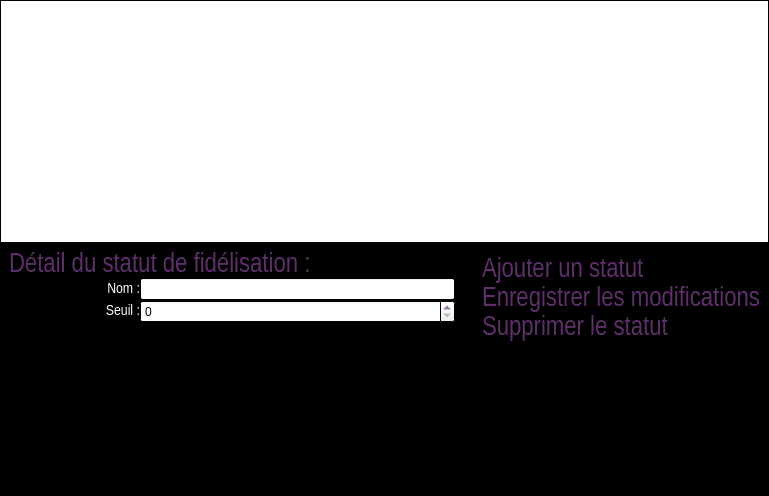
<?xml version="1.0" encoding="UTF-8"?>
<ui version="4.0">
 <class>FidStatutManagement</class>
 <widget class="QWidget" name="FidStatutManagement">
  <property name="geometry">
   <rect>
    <x>0</x>
    <y>0</y>
    <width>769</width>
    <height>496</height>
   </rect>
  </property>
  <property name="palette">
   <palette>
    <active>
     <colorrole role="WindowText">
      <brush brushstyle="SolidPattern">
       <color alpha="255">
        <red>94</red>
        <green>47</green>
        <blue>106</blue>
       </color>
      </brush>
     </colorrole>
     <colorrole role="Base">
      <brush brushstyle="SolidPattern">
       <color alpha="255">
        <red>255</red>
        <green>255</green>
        <blue>255</blue>
       </color>
      </brush>
     </colorrole>
     <colorrole role="Window">
      <brush brushstyle="SolidPattern">
       <color alpha="255">
        <red>0</red>
        <green>0</green>
        <blue>0</blue>
       </color>
      </brush>
     </colorrole>
    </active>
    <inactive>
     <colorrole role="WindowText">
      <brush brushstyle="SolidPattern">
       <color alpha="255">
        <red>94</red>
        <green>47</green>
        <blue>106</blue>
       </color>
      </brush>
     </colorrole>
     <colorrole role="Base">
      <brush brushstyle="SolidPattern">
       <color alpha="255">
        <red>255</red>
        <green>255</green>
        <blue>255</blue>
       </color>
      </brush>
     </colorrole>
     <colorrole role="Window">
      <brush brushstyle="SolidPattern">
       <color alpha="255">
        <red>0</red>
        <green>0</green>
        <blue>0</blue>
       </color>
      </brush>
     </colorrole>
    </inactive>
    <disabled>
     <colorrole role="WindowText">
      <brush brushstyle="SolidPattern">
       <color alpha="255">
        <red>120</red>
        <green>120</green>
        <blue>120</blue>
       </color>
      </brush>
     </colorrole>
     <colorrole role="Base">
      <brush brushstyle="SolidPattern">
       <color alpha="255">
        <red>0</red>
        <green>0</green>
        <blue>0</blue>
       </color>
      </brush>
     </colorrole>
     <colorrole role="Window">
      <brush brushstyle="SolidPattern">
       <color alpha="255">
        <red>0</red>
        <green>0</green>
        <blue>0</blue>
       </color>
      </brush>
     </colorrole>
    </disabled>
   </palette>
  </property>
  <property name="windowTitle">
   <string>Gestion des statuts de fidélisation</string>
  </property>
  <property name="windowIcon">
   <iconset resource="pokersphere.qrc">
    <normaloff>:/img/Resources/sphere.ico</normaloff>:/img/Resources/sphere.ico</iconset>
  </property>
  <layout class="QVBoxLayout" name="verticalLayout">
   <property name="spacing">
    <number>0</number>
   </property>
   <property name="leftMargin">
    <number>0</number>
   </property>
   <property name="topMargin">
    <number>0</number>
   </property>
   <property name="rightMargin">
    <number>0</number>
   </property>
   <item>
    <widget class="QTableView" name="tableView">
     <property name="minimumSize">
      <size>
       <width>0</width>
       <height>160</height>
      </size>
     </property>
     <property name="editTriggers">
      <set>QAbstractItemView::NoEditTriggers</set>
     </property>
     <property name="alternatingRowColors">
      <bool>true</bool>
     </property>
     <property name="selectionMode">
      <enum>QAbstractItemView::SingleSelection</enum>
     </property>
     <property name="selectionBehavior">
      <enum>QAbstractItemView::SelectRows</enum>
     </property>
     <property name="sortingEnabled">
      <bool>true</bool>
     </property>
     <attribute name="verticalHeaderVisible">
      <bool>false</bool>
     </attribute>
    </widget>
   </item>
   <item>
    <layout class="QHBoxLayout" name="horizontalLayout">
     <property name="spacing">
      <number>0</number>
     </property>
     <item>
      <layout class="QVBoxLayout" name="verticalLayout_5">
       <property name="topMargin">
        <number>9</number>
       </property>
       <property name="rightMargin">
        <number>9</number>
       </property>
       <item>
        <layout class="QHBoxLayout" name="horizontalLayout_3">
         <property name="leftMargin">
          <number>9</number>
         </property>
         <item>
          <widget class="QLabel" name="detailFidStatutLabel">
           <property name="font">
            <font>
             <family>Arial Narrow</family>
             <pointsize>20</pointsize>
            </font>
           </property>
           <property name="text">
            <string>Détail du statut de fidélisation :</string>
           </property>
          </widget>
         </item>
        </layout>
       </item>
       <item>
        <layout class="QHBoxLayout" name="horizontalLayout_4">
         <item>
          <widget class="QLabel" name="nomLabel">
           <property name="minimumSize">
            <size>
             <width>140</width>
             <height>20</height>
            </size>
           </property>
           <property name="palette">
            <palette>
             <active>
              <colorrole role="WindowText">
               <brush brushstyle="SolidPattern">
                <color alpha="255">
                 <red>255</red>
                 <green>255</green>
                 <blue>255</blue>
                </color>
               </brush>
              </colorrole>
             </active>
             <inactive>
              <colorrole role="WindowText">
               <brush brushstyle="SolidPattern">
                <color alpha="255">
                 <red>255</red>
                 <green>255</green>
                 <blue>255</blue>
                </color>
               </brush>
              </colorrole>
             </inactive>
             <disabled>
              <colorrole role="WindowText">
               <brush brushstyle="SolidPattern">
                <color alpha="255">
                 <red>120</red>
                 <green>120</green>
                 <blue>120</blue>
                </color>
               </brush>
              </colorrole>
             </disabled>
            </palette>
           </property>
           <property name="font">
            <font>
             <family>Arial Narrow</family>
             <pointsize>11</pointsize>
            </font>
           </property>
           <property name="text">
            <string>Nom :</string>
           </property>
           <property name="alignment">
            <set>Qt::AlignRight|Qt::AlignTrailing|Qt::AlignVCenter</set>
           </property>
          </widget>
         </item>
         <item>
          <widget class="QLineEdit" name="nomLineEdit">
           <property name="minimumSize">
            <size>
             <width>200</width>
             <height>22</height>
            </size>
           </property>
           <property name="maxLength">
            <number>100</number>
           </property>
          </widget>
         </item>
        </layout>
       </item>
       <item>
        <layout class="QHBoxLayout" name="horizontalLayout_8">
         <item>
          <widget class="QLabel" name="seuilLabel">
           <property name="minimumSize">
            <size>
             <width>140</width>
             <height>20</height>
            </size>
           </property>
           <property name="maximumSize">
            <size>
             <width>140</width>
             <height>20</height>
            </size>
           </property>
           <property name="palette">
            <palette>
             <active>
              <colorrole role="WindowText">
               <brush brushstyle="SolidPattern">
                <color alpha="255">
                 <red>255</red>
                 <green>255</green>
                 <blue>255</blue>
                </color>
               </brush>
              </colorrole>
             </active>
             <inactive>
              <colorrole role="WindowText">
               <brush brushstyle="SolidPattern">
                <color alpha="255">
                 <red>255</red>
                 <green>255</green>
                 <blue>255</blue>
                </color>
               </brush>
              </colorrole>
             </inactive>
             <disabled>
              <colorrole role="WindowText">
               <brush brushstyle="SolidPattern">
                <color alpha="255">
                 <red>120</red>
                 <green>120</green>
                 <blue>120</blue>
                </color>
               </brush>
              </colorrole>
             </disabled>
            </palette>
           </property>
           <property name="font">
            <font>
             <family>Arial Narrow</family>
             <pointsize>11</pointsize>
            </font>
           </property>
           <property name="text">
            <string>Seuil :</string>
           </property>
           <property name="alignment">
            <set>Qt::AlignRight|Qt::AlignTrailing|Qt::AlignVCenter</set>
           </property>
          </widget>
         </item>
         <item>
          <widget class="QSpinBox" name="seuilSpinBox">
           <property name="minimumSize">
            <size>
             <width>0</width>
             <height>22</height>
            </size>
           </property>
           <property name="maximum">
            <number>999999999</number>
           </property>
          </widget>
         </item>
        </layout>
       </item>
       <item>
        <spacer name="verticalSpacer_3">
         <property name="orientation">
          <enum>Qt::Vertical</enum>
         </property>
         <property name="sizeHint" stdset="0">
          <size>
           <width>20</width>
           <height>40</height>
          </size>
         </property>
        </spacer>
       </item>
      </layout>
     </item>
     <item>
      <layout class="QVBoxLayout" name="verticalLayout_2">
       <property name="leftMargin">
        <number>9</number>
       </property>
       <item>
        <layout class="QHBoxLayout" name="horizontalLayout_15">
         <item>
          <widget class="QLabel" name="logoLabel">
           <property name="maximumSize">
            <size>
             <width>256</width>
             <height>150</height>
            </size>
           </property>
           <property name="text">
            <string/>
           </property>
           <property name="pixmap">
            <pixmap resource="pokersphere.qrc">:/img/Resources/pokerSphere.gif</pixmap>
           </property>
           <property name="scaledContents">
            <bool>true</bool>
           </property>
           <property name="alignment">
            <set>Qt::AlignCenter</set>
           </property>
          </widget>
         </item>
        </layout>
       </item>
       <item>
        <layout class="QVBoxLayout" name="verticalLayout_6">
         <property name="leftMargin">
          <number>9</number>
         </property>
         <property name="rightMargin">
          <number>9</number>
         </property>
         <item>
          <widget class="QLabel" name="ajouterFidStatutLabel">
           <property name="font">
            <font>
             <family>Arial Narrow</family>
             <pointsize>20</pointsize>
            </font>
           </property>
           <property name="text">
            <string>&lt;a href=&quot;a&quot; style=&quot;text-decoration:none;&quot;&gt;&lt;font color=&quot;#5E2F6A&quot;&gt;Ajouter un statut&lt;/font&gt;&lt;/a&gt;</string>
           </property>
          </widget>
         </item>
         <item>
          <widget class="QLabel" name="enregistrerModificationLabel">
           <property name="font">
            <font>
             <family>Arial Narrow</family>
             <pointsize>20</pointsize>
            </font>
           </property>
           <property name="text">
            <string>&lt;a href=&quot;a&quot; style=&quot;text-decoration:none;&quot;&gt;&lt;font color=&quot;#5E2F6A&quot;&gt;Enregistrer les modifications&lt;/font&gt;&lt;/a&gt;</string>
           </property>
          </widget>
         </item>
         <item>
          <widget class="QLabel" name="supprimerFidStatutLabel">
           <property name="font">
            <font>
             <family>Arial Narrow</family>
             <pointsize>20</pointsize>
            </font>
           </property>
           <property name="text">
            <string>&lt;a href=&quot;a&quot; style=&quot;text-decoration:none;&quot;&gt;&lt;font color=&quot;#5E2F6A&quot;&gt;Supprimer le statut&lt;/font&gt;&lt;/a&gt;</string>
           </property>
          </widget>
         </item>
         <item>
          <spacer name="verticalSpacer_2">
           <property name="orientation">
            <enum>Qt::Vertical</enum>
           </property>
           <property name="sizeHint" stdset="0">
            <size>
             <width>20</width>
             <height>40</height>
            </size>
           </property>
          </spacer>
         </item>
        </layout>
       </item>
      </layout>
     </item>
    </layout>
   </item>
  </layout>
 </widget>
 <resources>
  <include location="pokersphere.qrc"/>
 </resources>
 <connections/>
</ui>
